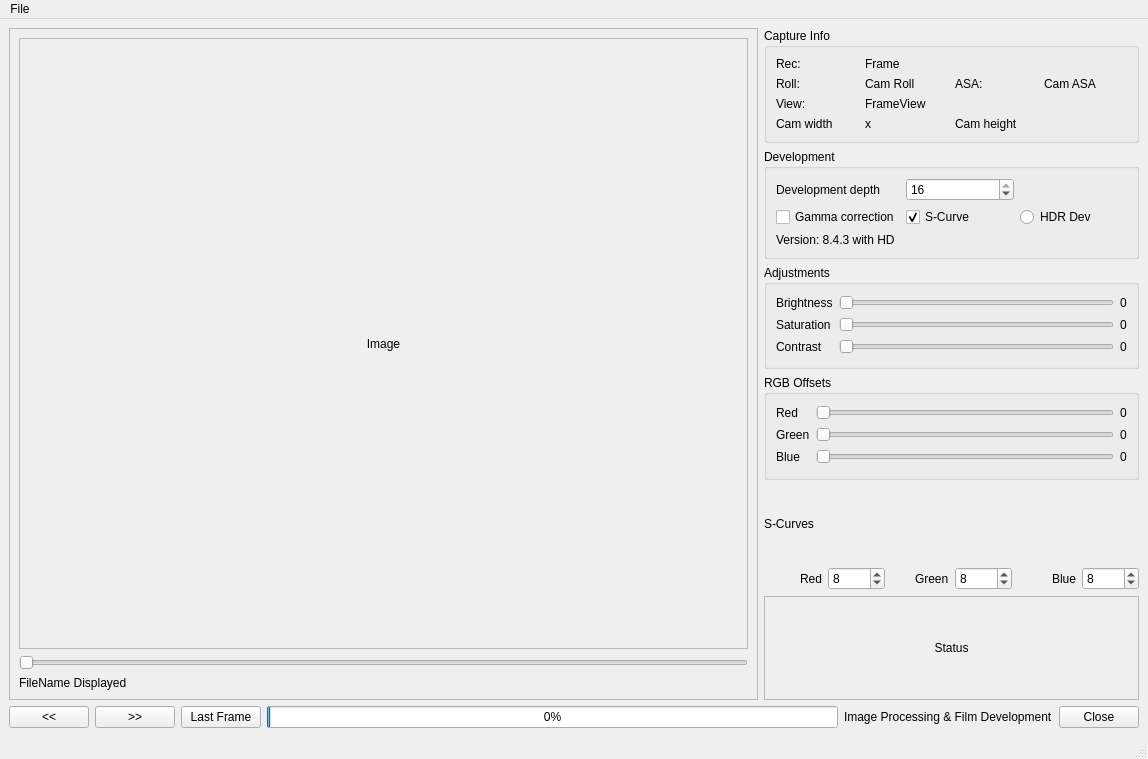
<?xml version="1.0" encoding="UTF-8"?>
<ui version="4.0">
 <class>Processing</class>
 <widget class="QMainWindow" name="Processing">
  <property name="geometry">
   <rect>
    <x>0</x>
    <y>0</y>
    <width>1148</width>
    <height>759</height>
   </rect>
  </property>
  <property name="windowTitle">
   <string>Image Processing &amp; Film Development</string>
  </property>
  <widget class="QWidget" name="centralwidget">
   <layout class="QVBoxLayout" name="rootLayout">
    <item>
     <layout class="QHBoxLayout" name="mainRow" stretch="2,1">
      <item>
       <widget class="QScrollArea" name="imageScrollArea">
        <property name="widgetResizable">
         <bool>true</bool>
        </property>
        <widget class="QWidget" name="imageScrollAreaWidget">
         <property name="geometry">
          <rect>
           <x>0</x>
           <y>0</y>
           <width>743</width>
           <height>633</height>
          </rect>
         </property>
         <layout class="QVBoxLayout" name="imageAreaLayout">
          <item>
           <widget class="QLabel" name="Label_showimage">
            <property name="sizePolicy">
             <sizepolicy hsizetype="Expanding" vsizetype="Expanding">
              <horstretch>0</horstretch>
              <verstretch>0</verstretch>
             </sizepolicy>
            </property>
            <property name="minimumSize">
             <size>
              <width>320</width>
              <height>240</height>
             </size>
            </property>
            <property name="frameShape">
             <enum>QFrame::Shape::StyledPanel</enum>
            </property>
            <property name="text">
             <string>Image</string>
            </property>
            <property name="scaledContents">
             <bool>false</bool>
            </property>
            <property name="alignment">
             <set>Qt::AlignmentFlag::AlignCenter</set>
            </property>
           </widget>
          </item>
          <item>
           <widget class="QSlider" name="horizontalSlider_3">
            <property name="minimum">
             <number>0</number>
            </property>
            <property name="maximum">
             <number>4000</number>
            </property>
            <property name="value">
             <number>0</number>
            </property>
            <property name="tracking">
             <bool>false</bool>
            </property>
            <property name="orientation">
             <enum>Qt::Orientation::Horizontal</enum>
            </property>
           </widget>
          </item>
          <item>
           <widget class="QLabel" name="FilenameDisplayed_Label">
            <property name="text">
             <string>FileName Displayed</string>
            </property>
            <property name="textInteractionFlags">
             <set>Qt::TextInteractionFlag::TextSelectableByMouse</set>
            </property>
           </widget>
          </item>
         </layout>
        </widget>
       </widget>
      </item>
      <item>
       <layout class="QVBoxLayout" name="controlsColumn">
        <item>
         <widget class="QGroupBox" name="infoGroup">
          <property name="title">
           <string>Capture Info</string>
          </property>
          <layout class="QGridLayout" name="infoGrid">
           <item row="0" column="0">
            <widget class="QLabel" name="label_12">
             <property name="text">
              <string>Rec:</string>
             </property>
            </widget>
           </item>
           <item row="0" column="1">
            <widget class="QLabel" name="label">
             <property name="text">
              <string>Frame</string>
             </property>
            </widget>
           </item>
           <item row="1" column="0">
            <widget class="QLabel" name="label_10">
             <property name="text">
              <string>Roll:</string>
             </property>
            </widget>
           </item>
           <item row="1" column="1">
            <widget class="QLabel" name="label_6">
             <property name="text">
              <string>Cam Roll</string>
             </property>
            </widget>
           </item>
           <item row="1" column="2">
            <widget class="QLabel" name="label_5">
             <property name="text">
              <string>ASA:</string>
             </property>
            </widget>
           </item>
           <item row="1" column="3">
            <widget class="QLabel" name="label_7">
             <property name="text">
              <string>Cam ASA</string>
             </property>
            </widget>
           </item>
           <item row="2" column="0">
            <widget class="QLabel" name="label_FrameView_2">
             <property name="text">
              <string>View:</string>
             </property>
            </widget>
           </item>
           <item row="2" column="1">
            <widget class="QLabel" name="label_FrameView">
             <property name="text">
              <string>FrameView</string>
             </property>
            </widget>
           </item>
           <item row="3" column="0">
            <widget class="QLabel" name="label_8">
             <property name="text">
              <string>Cam width</string>
             </property>
            </widget>
           </item>
           <item row="3" column="1">
            <widget class="QLabel" name="label_3">
             <property name="text">
              <string>x</string>
             </property>
            </widget>
           </item>
           <item row="3" column="2">
            <widget class="QLabel" name="label_9">
             <property name="text">
              <string>Cam height</string>
             </property>
            </widget>
           </item>
          </layout>
         </widget>
        </item>
        <item>
         <widget class="QGroupBox" name="devGroup">
          <property name="title">
           <string>Development</string>
          </property>
          <layout class="QGridLayout" name="devGrid">
           <item row="0" column="0">
            <widget class="QLabel" name="label_2">
             <property name="text">
              <string>Development depth</string>
             </property>
            </widget>
           </item>
           <item row="0" column="1">
            <widget class="QSpinBox" name="bitDepth">
             <property name="minimum">
              <number>8</number>
             </property>
             <property name="maximum">
              <number>16</number>
             </property>
             <property name="singleStep">
              <number>8</number>
             </property>
             <property name="value">
              <number>16</number>
             </property>
            </widget>
           </item>
           <item row="1" column="0">
            <widget class="QCheckBox" name="GammaCorrectionBox">
             <property name="text">
              <string>Gamma correction</string>
             </property>
            </widget>
           </item>
           <item row="1" column="1">
            <widget class="QCheckBox" name="SCurveBox">
             <property name="text">
              <string>S-Curve</string>
             </property>
             <property name="checked">
              <bool>true</bool>
             </property>
            </widget>
           </item>
           <item row="1" column="2">
            <widget class="QRadioButton" name="HDR_Develop">
             <property name="text">
              <string>HDR Dev</string>
             </property>
            </widget>
           </item>
           <item row="2" column="0" colspan="3">
            <widget class="QLabel" name="label_11">
             <property name="text">
              <string>Version: 8.4.3 with HD</string>
             </property>
            </widget>
           </item>
          </layout>
         </widget>
        </item>
        <item>
         <widget class="QGroupBox" name="groupBox">
          <property name="title">
           <string>Adjustments</string>
          </property>
          <layout class="QGridLayout" name="gridLayout">
           <item row="0" column="0">
            <widget class="QLabel" name="label_4">
             <property name="text">
              <string>Brightness</string>
             </property>
            </widget>
           </item>
           <item row="0" column="1">
            <widget class="QSlider" name="Brightness_slider">
             <property name="minimum">
              <number>-255</number>
             </property>
             <property name="maximum">
              <number>255</number>
             </property>
             <property name="value">
              <number>-255</number>
             </property>
             <property name="orientation">
              <enum>Qt::Orientation::Horizontal</enum>
             </property>
            </widget>
           </item>
           <item row="0" column="2">
            <widget class="QLabel" name="label_22">
             <property name="text">
              <string>0</string>
             </property>
            </widget>
           </item>
           <item row="1" column="0">
            <widget class="QLabel" name="label_21">
             <property name="text">
              <string>Saturation</string>
             </property>
            </widget>
           </item>
           <item row="1" column="1">
            <widget class="QSlider" name="Saturation_slider">
             <property name="minimum">
              <number>0</number>
             </property>
             <property name="maximum">
              <number>400</number>
             </property>
             <property name="singleStep">
              <number>1</number>
             </property>
             <property name="orientation">
              <enum>Qt::Orientation::Horizontal</enum>
             </property>
            </widget>
           </item>
           <item row="1" column="2">
            <widget class="QLabel" name="label_23">
             <property name="text">
              <string>0</string>
             </property>
            </widget>
           </item>
           <item row="2" column="0">
            <widget class="QLabel" name="label_24">
             <property name="text">
              <string>Contrast</string>
             </property>
            </widget>
           </item>
           <item row="2" column="1">
            <widget class="QSlider" name="Contrast_slider">
             <property name="maximum">
              <number>400</number>
             </property>
             <property name="orientation">
              <enum>Qt::Orientation::Horizontal</enum>
             </property>
            </widget>
           </item>
           <item row="2" column="2">
            <widget class="QLabel" name="label_25">
             <property name="text">
              <string>0</string>
             </property>
            </widget>
           </item>
          </layout>
         </widget>
        </item>
        <item>
         <widget class="QGroupBox" name="rgbGroup">
          <property name="title">
           <string>RGB Offsets</string>
          </property>
          <layout class="QGridLayout" name="rgbGrid">
           <item row="2" column="2">
            <widget class="QLabel" name="label_20">
             <property name="text">
              <string>0</string>
             </property>
            </widget>
           </item>
           <item row="0" column="2">
            <widget class="QLabel" name="label_18">
             <property name="text">
              <string>0</string>
             </property>
            </widget>
           </item>
           <item row="0" column="0">
            <widget class="QLabel" name="label_15">
             <property name="text">
              <string>Red</string>
             </property>
            </widget>
           </item>
           <item row="0" column="1">
            <widget class="QSlider" name="Red_Slider">
             <property name="minimum">
              <number>0</number>
             </property>
             <property name="maximum">
              <number>255</number>
             </property>
             <property name="orientation">
              <enum>Qt::Orientation::Horizontal</enum>
             </property>
            </widget>
           </item>
           <item row="1" column="2">
            <widget class="QLabel" name="label_19">
             <property name="text">
              <string>0</string>
             </property>
            </widget>
           </item>
           <item row="1" column="1">
            <widget class="QSlider" name="Green_Slider">
             <property name="minimum">
              <number>0</number>
             </property>
             <property name="maximum">
              <number>255</number>
             </property>
             <property name="orientation">
              <enum>Qt::Orientation::Horizontal</enum>
             </property>
            </widget>
           </item>
           <item row="2" column="1">
            <widget class="QSlider" name="Blue_Slider">
             <property name="minimum">
              <number>0</number>
             </property>
             <property name="maximum">
              <number>255</number>
             </property>
             <property name="orientation">
              <enum>Qt::Orientation::Horizontal</enum>
             </property>
            </widget>
           </item>
           <item row="2" column="0">
            <widget class="QLabel" name="label_16">
             <property name="text">
              <string>Blue</string>
             </property>
            </widget>
           </item>
           <item row="1" column="0">
            <widget class="QLabel" name="label_17">
             <property name="text">
              <string>Green</string>
             </property>
            </widget>
           </item>
          </layout>
         </widget>
        </item>
        <item>
         <layout class="QGridLayout" name="curvesGrid">
          <item row="0" column="0">
           <widget class="QLabel" name="label_26">
            <property name="text">
             <string>S-Curves</string>
            </property>
           </widget>
          </item>
          <item row="1" column="2" alignment="Qt::AlignmentFlag::AlignRight">
           <widget class="QLabel" name="label_27">
            <property name="text">
             <string>Green</string>
            </property>
           </widget>
          </item>
          <item row="1" column="3">
           <widget class="QSpinBox" name="spinBox_GreenCurve">
            <property name="maximum">
             <number>32</number>
            </property>
            <property name="value">
             <number>8</number>
            </property>
           </widget>
          </item>
          <item row="1" column="5">
           <widget class="QSpinBox" name="spinBox_BlueCurve">
            <property name="maximum">
             <number>32</number>
            </property>
            <property name="value">
             <number>8</number>
            </property>
           </widget>
          </item>
          <item row="1" column="1">
           <widget class="QSpinBox" name="spinBox_RedCurve">
            <property name="maximum">
             <number>32</number>
            </property>
            <property name="value">
             <number>8</number>
            </property>
           </widget>
          </item>
          <item row="1" column="4" alignment="Qt::AlignmentFlag::AlignRight">
           <widget class="QLabel" name="label_28">
            <property name="text">
             <string>Blue</string>
            </property>
           </widget>
          </item>
          <item row="1" column="0" alignment="Qt::AlignmentFlag::AlignRight">
           <widget class="QLabel" name="label_14">
            <property name="text">
             <string>Red</string>
            </property>
           </widget>
          </item>
         </layout>
        </item>
        <item>
         <widget class="QLabel" name="StatusUpdate">
          <property name="sizePolicy">
           <sizepolicy hsizetype="Expanding" vsizetype="Preferred">
            <horstretch>0</horstretch>
            <verstretch>0</verstretch>
           </sizepolicy>
          </property>
          <property name="frameShape">
           <enum>QFrame::Shape::StyledPanel</enum>
          </property>
          <property name="text">
           <string>Status</string>
          </property>
          <property name="alignment">
           <set>Qt::AlignmentFlag::AlignCenter</set>
          </property>
          <property name="wordWrap">
           <bool>true</bool>
          </property>
         </widget>
        </item>
       </layout>
      </item>
     </layout>
    </item>
    <item>
     <layout class="QHBoxLayout" name="frameSliderRow"/>
    </item>
    <item>
     <layout class="QHBoxLayout" name="bottomBar">
      <item>
       <layout class="QHBoxLayout" name="navButtons">
        <item>
         <widget class="QPushButton" name="Back_Button">
          <property name="text">
           <string>&lt;&lt;</string>
          </property>
         </widget>
        </item>
        <item>
         <widget class="QPushButton" name="ForwardButton">
          <property name="text">
           <string>&gt;&gt;</string>
          </property>
         </widget>
        </item>
        <item>
         <widget class="QPushButton" name="LastButton">
          <property name="text">
           <string>Last Frame</string>
          </property>
         </widget>
        </item>
       </layout>
      </item>
      <item>
       <widget class="QProgressBar" name="progressBar">
        <property name="maximum">
         <number>3800</number>
        </property>
        <property name="value">
         <number>21</number>
        </property>
       </widget>
      </item>
      <item>
       <widget class="QLabel" name="TitleLabel">
        <property name="text">
         <string>Image Processing &amp; Film Development</string>
        </property>
       </widget>
      </item>
      <item>
       <widget class="QPushButton" name="pushButton_4">
        <property name="text">
         <string>Close</string>
        </property>
       </widget>
      </item>
     </layout>
    </item>
   </layout>
  </widget>
  <widget class="QMenuBar" name="menuBar">
   <property name="geometry">
    <rect>
     <x>0</x>
     <y>0</y>
     <width>1148</width>
     <height>26</height>
    </rect>
   </property>
   <widget class="QMenu" name="menuFile">
    <property name="title">
     <string>File</string>
    </property>
    <addaction name="actionOpen_WorkDirectory"/>
    <addaction name="actionOpen_Film_Roll"/>
    <addaction name="actionSelect_Development_Template"/>
    <addaction name="separator"/>
    <addaction name="actionDevelop_Film"/>
    <addaction name="separator"/>
    <addaction name="actionExit"/>
   </widget>
   <addaction name="menuFile"/>
  </widget>
  <widget class="QStatusBar" name="statusBar"/>
  <action name="actionOpen_WorkDirectory">
   <property name="text">
    <string>Open WorkDirectory</string>
   </property>
  </action>
  <action name="actionOpen_Film_Roll">
   <property name="text">
    <string>Open Film Roll</string>
   </property>
  </action>
  <action name="actionDevelop_Film">
   <property name="text">
    <string>Develop Film</string>
   </property>
  </action>
  <action name="actionSelect_Development_Template">
   <property name="text">
    <string>Select Development Template</string>
   </property>
  </action>
  <action name="actionExit">
   <property name="text">
    <string>Exit</string>
   </property>
  </action>
 </widget>
 <layoutdefault spacing="6" margin="9"/>
 <resources/>
 <connections>
  <connection>
   <sender>pushButton_4</sender>
   <signal>clicked()</signal>
   <receiver>Processing</receiver>
   <slot>close()</slot>
   <hints>
    <hint type="sourcelabel">
     <x>20</x>
     <y>20</y>
    </hint>
    <hint type="destinationlabel">
     <x>20</x>
     <y>20</y>
    </hint>
   </hints>
  </connection>
  <connection>
   <sender>Red_Slider</sender>
   <signal>valueChanged(int)</signal>
   <receiver>label_18</receiver>
   <slot>setNum(int)</slot>
   <hints>
    <hint type="sourcelabel">
     <x>20</x>
     <y>20</y>
    </hint>
    <hint type="destinationlabel">
     <x>20</x>
     <y>20</y>
    </hint>
   </hints>
  </connection>
  <connection>
   <sender>Blue_Slider</sender>
   <signal>valueChanged(int)</signal>
   <receiver>label_19</receiver>
   <slot>setNum(int)</slot>
   <hints>
    <hint type="sourcelabel">
     <x>20</x>
     <y>20</y>
    </hint>
    <hint type="destinationlabel">
     <x>20</x>
     <y>20</y>
    </hint>
   </hints>
  </connection>
  <connection>
   <sender>Green_Slider</sender>
   <signal>valueChanged(int)</signal>
   <receiver>label_20</receiver>
   <slot>setNum(int)</slot>
   <hints>
    <hint type="sourcelabel">
     <x>20</x>
     <y>20</y>
    </hint>
    <hint type="destinationlabel">
     <x>20</x>
     <y>20</y>
    </hint>
   </hints>
  </connection>
  <connection>
   <sender>Brightness_slider</sender>
   <signal>valueChanged(int)</signal>
   <receiver>label_22</receiver>
   <slot>setNum(int)</slot>
   <hints>
    <hint type="sourcelabel">
     <x>20</x>
     <y>20</y>
    </hint>
    <hint type="destinationlabel">
     <x>20</x>
     <y>20</y>
    </hint>
   </hints>
  </connection>
  <connection>
   <sender>Saturation_slider</sender>
   <signal>valueChanged(int)</signal>
   <receiver>label_23</receiver>
   <slot>setNum(int)</slot>
   <hints>
    <hint type="sourcelabel">
     <x>20</x>
     <y>20</y>
    </hint>
    <hint type="destinationlabel">
     <x>20</x>
     <y>20</y>
    </hint>
   </hints>
  </connection>
  <connection>
   <sender>Contrast_slider</sender>
   <signal>valueChanged(int)</signal>
   <receiver>label_25</receiver>
   <slot>setNum(int)</slot>
   <hints>
    <hint type="sourcelabel">
     <x>20</x>
     <y>20</y>
    </hint>
    <hint type="destinationlabel">
     <x>20</x>
     <y>20</y>
    </hint>
   </hints>
  </connection>
  <connection>
   <sender>actionExit</sender>
   <signal>triggered()</signal>
   <receiver>Processing</receiver>
   <slot>close()</slot>
   <hints>
    <hint type="sourcelabel">
     <x>-1</x>
     <y>-1</y>
    </hint>
    <hint type="destinationlabel">
     <x>20</x>
     <y>20</y>
    </hint>
   </hints>
  </connection>
  <connection>
   <sender>actionOpen_WorkDirectory</sender>
   <signal>triggered()</signal>
   <receiver>Processing</receiver>
   <slot>on_SelectDir_Button_clicked()</slot>
   <hints>
    <hint type="sourcelabel">
     <x>-1</x>
     <y>-1</y>
    </hint>
    <hint type="destinationlabel">
     <x>20</x>
     <y>20</y>
    </hint>
   </hints>
  </connection>
  <connection>
   <sender>actionOpen_Film_Roll</sender>
   <signal>triggered()</signal>
   <receiver>Processing</receiver>
   <slot>on_Settings_Button_clicked()</slot>
   <hints>
    <hint type="sourcelabel">
     <x>-1</x>
     <y>-1</y>
    </hint>
    <hint type="destinationlabel">
     <x>20</x>
     <y>20</y>
    </hint>
   </hints>
  </connection>
  <connection>
   <sender>actionDevelop_Film</sender>
   <signal>triggered()</signal>
   <receiver>Processing</receiver>
   <slot>on_DevelopFilm_Button_clicked()</slot>
   <hints>
    <hint type="sourcelabel">
     <x>-1</x>
     <y>-1</y>
    </hint>
    <hint type="destinationlabel">
     <x>20</x>
     <y>20</y>
    </hint>
   </hints>
  </connection>
 </connections>
 <slots>
  <slot>on_SelectDir_Button_clicked()</slot>
  <slot>on_Settings_Button_clicked()</slot>
  <slot>on_DevelopFilm_Button_clicked()</slot>
 </slots>
</ui>
